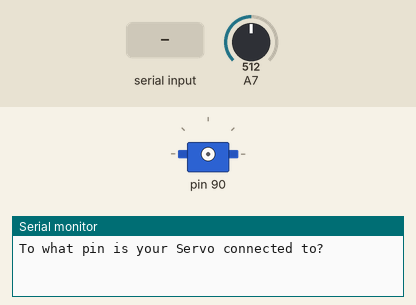
The sketch below on a simulated Arduino Uno, built with avr-gcc and run on an emulated ATmega328P. Shown: servo, the last lines printed to the serial monitor. The test bench sets the inputs (shaded band); at power-on: A7 = 512.

Above: at 0.8 s.
0.9 s: "90,45\n" received over Serial
2.4 s: A7 set to 716
At 3.5 s:
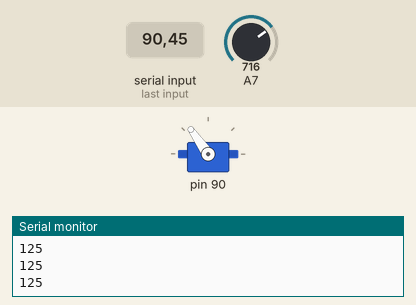
3.9 s: A7 set to 900
At 4.7 s:
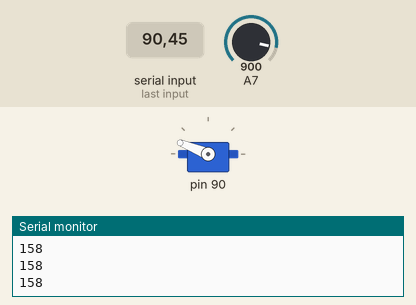
5.4 s: A7 set to 1023
At 5.8 s:
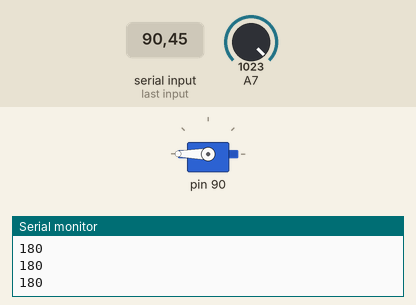
6.9 s: A7 set to 306
At 8.1 s:
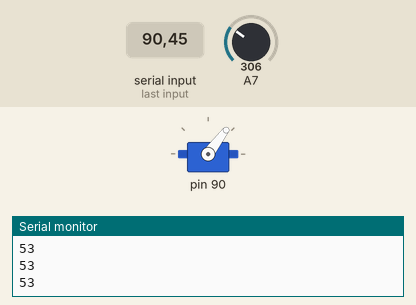
8.4 s: A7 set to 122
At 9.2 s:
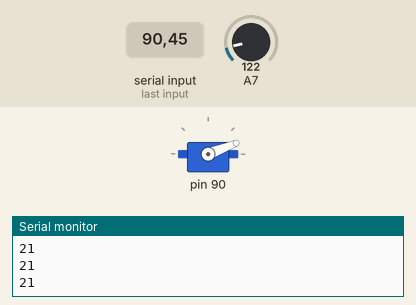
Timing chart, 0 to 10.9 s (numbered marks = the images above; inputs shaded):
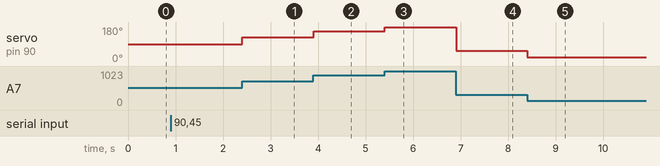

The sketch:

ServoControlWithPotentiometer.ino
```cpp
#include <Servo.h>
int Position;
int servopin;
int potentiometer;
Servo Servo;
int potreading;

void setup() {
  // put your setup code here, to run once:
  Serial.begin(9600);
  Serial.println("To what pin is your Servo connected to?");
  while(Serial.available()==0){

  }
  servopin=Serial.parseInt();
  Servo.attach(servopin);
  Serial.println("To what pin is your Potentiometer connected to?");
  while(Serial.available()==0){

  }
  potentiometer=Serial.parseInt();
  pinMode(potentiometer,INPUT);


}

void loop() {
  // put your main code here, to run repeatedly:
  potreading=analogRead(potentiometer);
  Position=(180./1023.)*potreading+0;
  Serial.println(Position);
  Servo.write(Position);


}
```

Measured:
- after the input at 2.4 s, servo on pin 90: 90° → 125° at once
- after the input at 3.9 s, servo on pin 90: 125° → 158° at once
- after the input at 5.4 s, servo on pin 90: 158° → 180° at once
- after the input at 6.9 s, servo on pin 90: 180° → 53° at once
- after the input at 8.4 s, servo on pin 90: 53° → 21° at once
